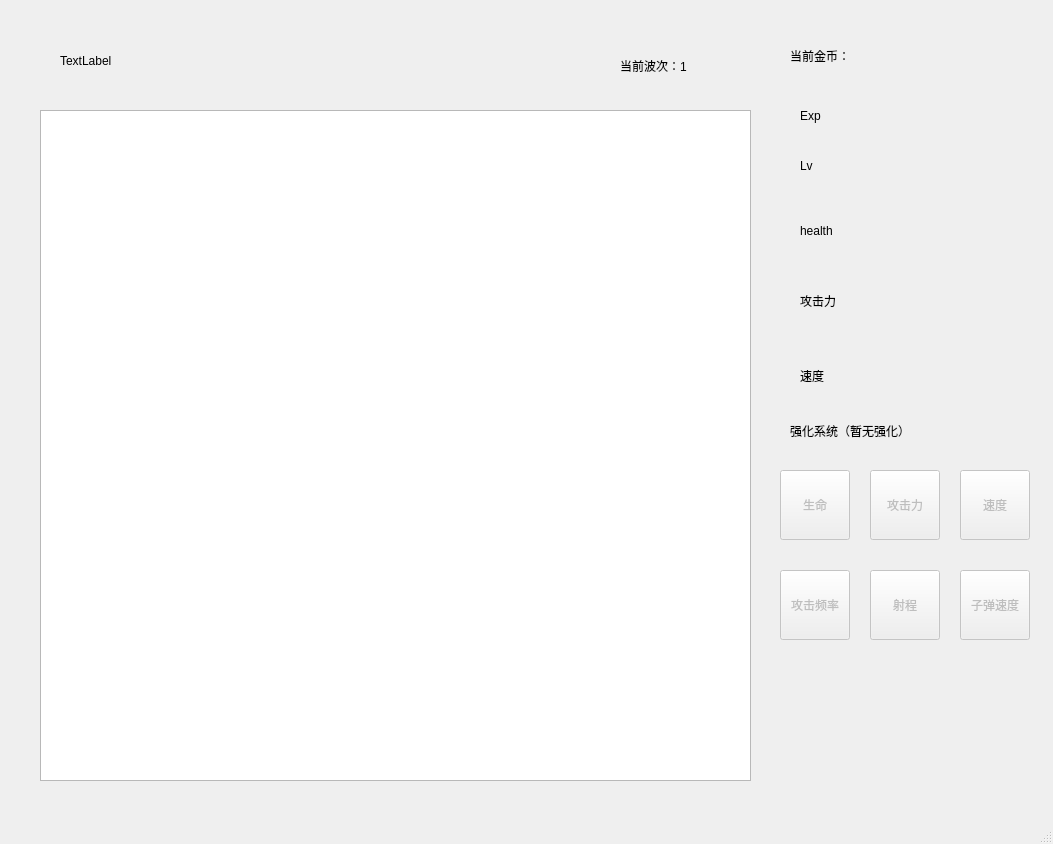
<?xml version="1.0" encoding="UTF-8"?>
<ui version="4.0">
 <class>MainWindow</class>
 <widget class="QMainWindow" name="MainWindow">
  <property name="geometry">
   <rect>
    <x>0</x>
    <y>0</y>
    <width>1053</width>
    <height>844</height>
   </rect>
  </property>
  <property name="windowTitle">
   <string>MainWindow</string>
  </property>
  <widget class="QWidget" name="centralwidget">
   <widget class="QLabel" name="Exp">
    <property name="geometry">
     <rect>
      <x>800</x>
      <y>100</y>
      <width>91</width>
      <height>31</height>
     </rect>
    </property>
    <property name="text">
     <string>Exp</string>
    </property>
   </widget>
   <widget class="QLabel" name="Lv">
    <property name="geometry">
     <rect>
      <x>800</x>
      <y>150</y>
      <width>101</width>
      <height>31</height>
     </rect>
    </property>
    <property name="text">
     <string>Lv</string>
    </property>
   </widget>
   <widget class="QLabel" name="health">
    <property name="geometry">
     <rect>
      <x>800</x>
      <y>210</y>
      <width>111</width>
      <height>41</height>
     </rect>
    </property>
    <property name="text">
     <string>health</string>
    </property>
   </widget>
   <widget class="QLabel" name="damage">
    <property name="geometry">
     <rect>
      <x>800</x>
      <y>280</y>
      <width>101</width>
      <height>41</height>
     </rect>
    </property>
    <property name="text">
     <string>攻击力</string>
    </property>
   </widget>
   <widget class="QLabel" name="speed">
    <property name="geometry">
     <rect>
      <x>800</x>
      <y>350</y>
      <width>101</width>
      <height>51</height>
     </rect>
    </property>
    <property name="text">
     <string>速度</string>
    </property>
   </widget>
   <widget class="QLabel" name="timeleft">
    <property name="geometry">
     <rect>
      <x>60</x>
      <y>20</y>
      <width>151</width>
      <height>81</height>
     </rect>
    </property>
    <property name="text">
     <string>TextLabel</string>
    </property>
   </widget>
   <widget class="MapView" name="myview">
    <property name="geometry">
     <rect>
      <x>40</x>
      <y>110</y>
      <width>711</width>
      <height>671</height>
     </rect>
    </property>
    <property name="cursor" stdset="0">
     <cursorShape>ArrowCursor</cursorShape>
    </property>
   </widget>
   <widget class="QPushButton" name="h_enhance">
    <property name="enabled">
     <bool>false</bool>
    </property>
    <property name="geometry">
     <rect>
      <x>780</x>
      <y>470</y>
      <width>70</width>
      <height>70</height>
     </rect>
    </property>
    <property name="cursor">
     <cursorShape>PointingHandCursor</cursorShape>
    </property>
    <property name="text">
     <string>生命</string>
    </property>
   </widget>
   <widget class="QPushButton" name="a_enhance">
    <property name="enabled">
     <bool>false</bool>
    </property>
    <property name="geometry">
     <rect>
      <x>870</x>
      <y>470</y>
      <width>70</width>
      <height>70</height>
     </rect>
    </property>
    <property name="cursor">
     <cursorShape>PointingHandCursor</cursorShape>
    </property>
    <property name="text">
     <string>攻击力</string>
    </property>
   </widget>
   <widget class="QPushButton" name="s_enhance">
    <property name="enabled">
     <bool>false</bool>
    </property>
    <property name="geometry">
     <rect>
      <x>960</x>
      <y>470</y>
      <width>70</width>
      <height>70</height>
     </rect>
    </property>
    <property name="cursor">
     <cursorShape>PointingHandCursor</cursorShape>
    </property>
    <property name="text">
     <string>速度</string>
    </property>
   </widget>
   <widget class="QLabel" name="enhance_label">
    <property name="geometry">
     <rect>
      <x>790</x>
      <y>400</y>
      <width>201</width>
      <height>61</height>
     </rect>
    </property>
    <property name="styleSheet">
     <string notr="true">font: 11pt &quot;华文细黑&quot;;</string>
    </property>
    <property name="text">
     <string>强化系统（暂无强化）</string>
    </property>
   </widget>
   <widget class="QLabel" name="wave">
    <property name="geometry">
     <rect>
      <x>620</x>
      <y>40</y>
      <width>111</width>
      <height>51</height>
     </rect>
    </property>
    <property name="text">
     <string>当前波次：1</string>
    </property>
   </widget>
   <widget class="QPushButton" name="af_enhance">
    <property name="enabled">
     <bool>false</bool>
    </property>
    <property name="geometry">
     <rect>
      <x>780</x>
      <y>570</y>
      <width>70</width>
      <height>70</height>
     </rect>
    </property>
    <property name="cursor">
     <cursorShape>PointingHandCursor</cursorShape>
    </property>
    <property name="text">
     <string>攻击频率</string>
    </property>
   </widget>
   <widget class="QPushButton" name="ar_enhance">
    <property name="enabled">
     <bool>false</bool>
    </property>
    <property name="geometry">
     <rect>
      <x>870</x>
      <y>570</y>
      <width>70</width>
      <height>70</height>
     </rect>
    </property>
    <property name="cursor">
     <cursorShape>PointingHandCursor</cursorShape>
    </property>
    <property name="text">
     <string>射程</string>
    </property>
   </widget>
   <widget class="QPushButton" name="as_enhance">
    <property name="enabled">
     <bool>false</bool>
    </property>
    <property name="geometry">
     <rect>
      <x>960</x>
      <y>570</y>
      <width>70</width>
      <height>70</height>
     </rect>
    </property>
    <property name="cursor">
     <cursorShape>PointingHandCursor</cursorShape>
    </property>
    <property name="text">
     <string>子弹速度</string>
    </property>
   </widget>
   <widget class="QLabel" name="money">
    <property name="geometry">
     <rect>
      <x>790</x>
      <y>30</y>
      <width>151</width>
      <height>51</height>
     </rect>
    </property>
    <property name="text">
     <string>当前金币：</string>
    </property>
   </widget>
  </widget>
  <widget class="QMenuBar" name="menubar">
   <property name="geometry">
    <rect>
     <x>0</x>
     <y>0</y>
     <width>1053</width>
     <height>26</height>
    </rect>
   </property>
  </widget>
  <widget class="QStatusBar" name="statusbar"/>
 </widget>
 <customwidgets>
  <customwidget>
   <class>MapView</class>
   <extends>QGraphicsView</extends>
   <header location="global">mapview.h</header>
  </customwidget>
 </customwidgets>
 <resources/>
 <connections/>
</ui>
